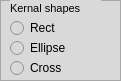
     <widget class="QFrame" name="frame_12">
      <property name="geometry">
       <rect>
        <x>10</x>
        <y>60</y>
        <width>121</width>
        <height>81</height>
       </rect>
      </property>
      <property name="styleSheet">
       <string notr="true">background-color: rgb(217, 217, 217);
border-color: rgb(124, 124, 124);
</string>
      </property>
      <property name="frameShape">
       <enum>QFrame::StyledPanel</enum>
      </property>
      <property name="frameShadow">
       <enum>QFrame::Raised</enum>
      </property>
      <widget class="QLabel" name="label_threshold_4">
       <property name="geometry">
        <rect>
         <x>10</x>
         <y>0</y>
         <width>91</width>
         <height>16</height>
        </rect>
       </property>
       <property name="font">
        <font>
         <family>Arial</family>
         <pointsize>8</pointsize>
        </font>
       </property>
       <property name="text">
        <string>Kernal shapes</string>
       </property>
      </widget>
      <widget class="QRadioButton" name="radioButton_rect_gray">
       <property name="geometry">
        <rect>
         <x>10</x>
         <y>20</y>
         <width>51</width>
         <height>16</height>
        </rect>
       </property>
       <property name="text">
        <string>Rect</string>
       </property>
       <property name="checked">
        <bool>false</bool>
       </property>
      </widget>
      <widget class="QRadioButton" name="radioButton_cross_gray">
       <property name="geometry">
        <rect>
         <x>10</x>
         <y>60</y>
         <width>51</width>
         <height>16</height>
        </rect>
       </property>
       <property name="text">
        <string>Cross</string>
       </property>
      </widget>
      <widget class="QRadioButton" name="radioButton_ellipse_gray">
       <property name="geometry">
        <rect>
         <x>10</x>
         <y>40</y>
         <width>61</width>
         <height>16</height>
        </rect>
       </property>
       <property name="text">
        <string>Ellipse</string>
       </property>
      </widget>
     </widget>
